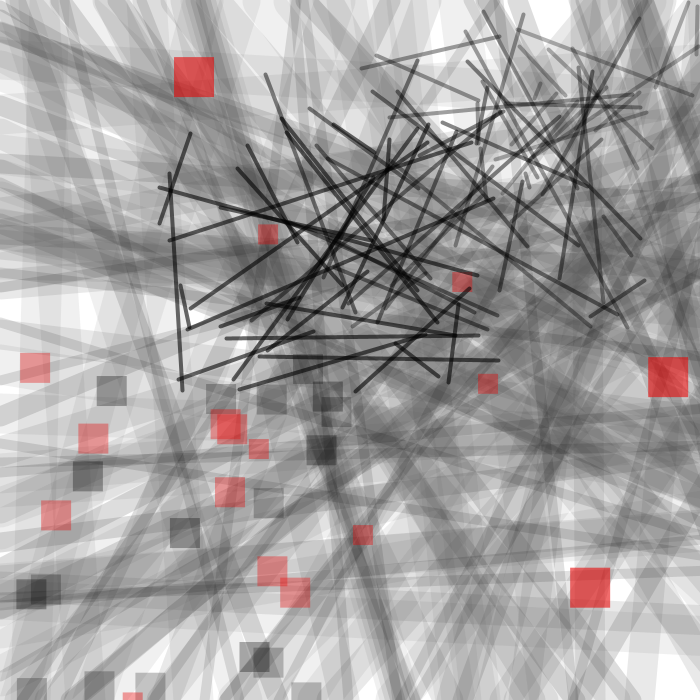
Frame 1 (no input)
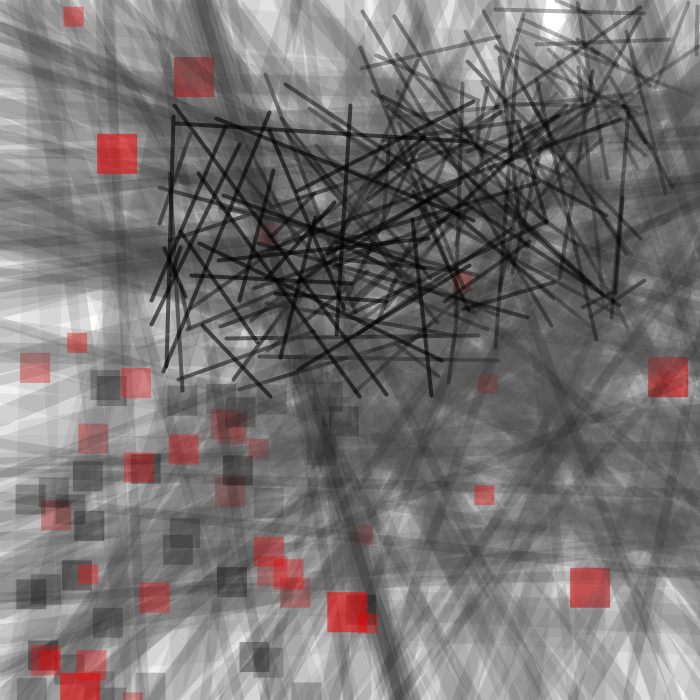
Frame 2 (the mouse pressed at the canvas centre, redrawn once)

The Processing sketch that drew these frames (run headless with seeded random() and noise(); the mouse was pressed at the canvas centre and the sketch redrawn once):

// Processing sketch: processing_173656
// ── processing_173656.pde

void setup(){
size (700,700);
background (255);
}

void draw(){
   noLoop();
   
   stroke (70,20);
    strokeWeight(40);
    smooth();
    line(200,0,400,700);
    line(random (0,1000),0,random(0,1000),700);
      line(random (0,1000),0,random(0,1000),700);
        line(random (0,1000),0,random(0,1000),700);
          line(random (0,1000),0,random(0,1000),700);
            line(random (0,1000),0,random(0,1000),700);
            line(random (0,1000),0,random(0,1000),700);
            line(random (0,1000),0,random(0,1000),700);
            line(random (0,1000),0,random(0,1000),700);
            line(random (0,1000),0,random(0,1000),700);
              line(random (0,1000),0,random(0,1000),700);
line(random (0,1000),0,random(0,1000),700);
line(random (0,1000),0,random(0,1000),700);
line(random (0,1000),0,random(0,1000),700);
line(random (0,1000),0,random(0,1000),700);
line(random (0,1000),0,random(0,1000),700);
line(random (0,1000),0,random(0,1000),700);
line(random (0,1000),0,random(0,1000),700);
line(random (0,1000),0,random(0,1000),700);
line(random (0,1000),0,random(0,1000),700);
line(random (0,1000),0,random(0,1000),700);
line(random (0,1000),0,random(0,1000),700);
line(random (0,1000),0,random(0,1000),700);

line(0, random(0,700),1000,random(0,700));
line(0, random(0,700),1000,random(0,700));
line(0, random(0,700),1000,random(0,700));
line(0, random(0,700),1000,random(0,700));
line(0, random(0,700),1000,random(0,700));
line(0, random(0,700),1000,random(0,700));
line(0, random(0,700),1000,random(0,700));
line(0, random(0,700),1000,random(0,700));
line(0, random(0,700),1000,random(0,700));
line(0, random(0,700),1000,random(0,700));
line(0, random(0,700),1000,random(0,700));
line(0, random(0,700),1000,random(0,700));
line(0, random(0,700),1000,random(0,700));
line(0, random(0,700),1000,random(0,700));
line(0, random(0,700),1000,random(0,700));
line(0, random(0,700),1000,random(0,700));
line(0, random(0,700),1000,random(0,700));
line(0, random(0,700),1000,random(0,700));
line(0, random(0,700),1000,random(0,700));
line(0, random(0,700),1000,random(0,700));
line(0, random(0,700),1000,random(0,700));
line(0, random(0,700),1000,random(0,700));
line(0, random(0,700),1000,random(0,700));
line(0, random(0,700),1000,random(0,700));

 stroke (70,30);
    strokeWeight(30);
    smooth();
    line(200,0,400,700);
    line(random (0,1000),0,random(0,1000),700);
      line(random (0,1000),0,random(0,1000),700);
        line(random (0,1000),0,random(0,1000),700);
          line(random (0,1000),0,random(0,1000),700);
            line(random (0,1000),0,random(0,1000),700);
            line(random (0,1000),0,random(0,1000),700);
            line(random (0,1000),0,random(0,1000),700);
            line(random (0,1000),0,random(0,1000),700);
            line(random (0,1000),0,random(0,1000),700);
              line(random (0,1000),0,random(0,1000),700);
line(random (0,1000),0,random(0,1000),700);
line(random (0,1000),0,random(0,1000),700);
line(random (0,1000),0,random(0,1000),700);
line(random (0,1000),0,random(0,1000),700);
line(random (0,1000),0,random(0,1000),700);
line(random (0,1000),0,random(0,1000),700);
line(random (0,1000),0,random(0,1000),700);
line(random (0,1000),0,random(0,1000),700);
line(random (0,1000),0,random(0,1000),700);
line(random (0,1000),0,random(0,1000),700);
line(random (0,1000),0,random(0,1000),700);
line(random (0,1000),0,random(0,1000),700);

line(0, random(0,700),1000,random(0,700));
line(0, random(0,700),1000,random(0,700));
line(0, random(0,700),1000,random(0,700));
line(0, random(0,700),1000,random(0,700));
line(0, random(0,700),1000,random(0,700));
line(0, random(0,700),1000,random(0,700));
line(0, random(0,700),1000,random(0,700));
line(0, random(0,700),1000,random(0,700));
line(0, random(0,700),1000,random(0,700));
line(0, random(0,700),1000,random(0,700));
line(0, random(0,700),1000,random(0,700));
line(0, random(0,700),1000,random(0,700));
line(0, random(0,700),1000,random(0,700));

line(0, random(0,700),1000,random(0,700));
    noLoop();
    
     stroke (80,50);
    strokeWeight(20);
    smooth();
    line(200,0,400,700);
    line(random (0,1000),0,random(0,1000),700);
      line(random (0,1000),0,random(0,1000),700);
        line(random (0,1000),0,random(0,1000),700);
          line(random (0,1000),0,random(0,1000),700);
            line(random (0,1000),0,random(0,1000),700);
            line(random (0,1000),0,random(0,1000),700);
            line(random (0,1000),0,random(0,1000),700);
            line(random (0,1000),0,random(0,1000),700);
            line(random (0,1000),0,random(0,1000),700);
              line(random (0,1000),0,random(0,1000),700);
line(random (0,1000),0,random(0,1000),700);
line(random (0,1000),0,random(0,1000),700);
line(random (0,1000),0,random(0,1000),700);
line(random (0,1000),0,random(0,1000),700);
line(random (0,1000),0,random(0,1000),700);
line(random (0,1000),0,random(0,1000),700);
line(random (0,1000),0,random(0,1000),700);
line(random (0,1000),0,random(0,1000),700);
line(random (0,1000),0,random(0,1000),700);
line(random (0,1000),0,random(0,1000),700);
line(random (0,1000),0,random(0,1000),700);
line(random (0,1000),0,random(0,1000),700);


line(0, random(0,700),1000,random(0,700));
line(0, random(0,700),1000,random(0,700));
line(0, random(0,700),1000,random(0,700));
line(0, random(0,700),1000,random(0,700));
line(0, random(0,700),1000,random(0,700));
line(0, random(0,700),1000,random(0,700));
line(0, random(0,700),1000,random(0,700));
line(0, random(0,700),1000,random(0,700));
line(0, random(0,700),1000,random(0,700));
line(0, random(0,700),1000,random(0,700));
line(0, random(0,700),1000,random(0,700));

 stroke (0,30);
    strokeWeight(10);
    smooth();
    line(200,0,400,700);
    line(random (0,1000),0,random(0,1000),700);
      line(random (0,1000),0,random(0,1000),700);
        line(random (0,1000),0,random(0,1000),700);
          line(random (0,1000),0,random(0,1000),700);
            line(random (0,1000),0,random(0,1000),700);
            line(random (0,1000),0,random(0,1000),700);
            line(random (0,1000),0,random(0,1000),700);
            line(random (0,1000),0,random(0,1000),700);
            line(random (0,1000),0,random(0,1000),700);
              line(random (0,1000),0,random(0,1000),700);
line(random (0,1000),0,random(0,1000),700);

line(random (0,1000),0,random(0,1000),700);
line(random (0,1000),0,random(0,1000),700);
line(random (0,1000),0,random(0,1000),700);
line(random (0,1000),0,random(0,1000),700);
line(random (0,1000),0,random(0,1000),700);


line(0, random(0,700),1000,random(0,700));
line(0, random(0,700),1000,random(0,700));
line(0, random(0,700),1000,random(0,700));
line(0, random(0,700),1000,random(0,700));
line(0, random(0,700),1000,random(0,700));
line(0, random(0,700),1000,random(0,700));
line(0, random(0,700),1000,random(0,700));
line(0, random(0,700),1000,random(0,700));
line(0, random(0,700),1000,random(0,700));
line(0, random(0,700),1000,random(0,700));
line(0, random(0,700),1000,random(0,700));
line(0, random(0,700),1000,random(0,700));
  
 noStroke();
 smooth();
 fill(0,60);
 rect(random (0,350),random (350,700),30,30);
  rect(random (0,350),random (350,700),30,30);
  rect(random (0,350),random (350,700),30,30);
 rect(random (0,350),random (350,700),30,30);
 rect(random (0,350),random (350,700),30,30);
 rect(random (0,350),random (350,700),30,30); 
  rect(random (0,350),random (350,700),30,30);
  rect(random (0,350),random (350,700),30,30);
  rect(random (0,350),random (350,700),30,30);
  rect(random (0,350),random (350,700),30,30);
  rect(random (0,350),random (350,700),30,30);
  
   fill(0,80);
   rect(random (0,350),random (350,700),30,30);
    rect(random (0,350),random (350,700),30,30);
     rect(random (0,350),random (350,700),30,30);
      rect(random (0,350),random (350,700),30,30);
       rect(random (0,350),random (350,700),30,30);
        rect(random (0,350),random (350,700),30,30);
         rect(random (0,350),random (350,700),30,30);
         fill(232,5,5,90);
         rect(random (0,350),random (350,700),30,30);
         rect(random (0,350),random (350,700),30,30);
         rect(random (0,350),random (350,700),30,30);
         rect(random (0,350),random (350,700),30,30);
         rect(random (0,350),random (350,700),30,30);
          rect(random (0,350),random (350,700),30,30);
           rect(random (0,350),random (350,700),30,30);
            rect(random (0,350),random (350,700),30,30);
         fill(232,5,5,97);
         rect(random (0,700),random (0,700),20,20);
         rect(random (0,700),random (0,700),20,20);
         rect(random (0,700),random (0,700),20,20);
         rect(random (0,700),random (0,700),20,20);
         rect(random (0,700),random (0,700),20,20);
         rect(random (0,700),random (0,700),20,20);
         fill(232,5,5,150);
    rect(random (0,700),random (0,700),40,40);
       rect(random (0,700),random (0,700),40,40);
          rect(random (0,700),random (0,700),40,40);
          
           stroke (0,75);
    strokeWeight(4);
    smooth();
     line(random (480,700),random(0,200),random(480,700),random(0,200));
     line(random (480,700),random(0,200),random(480,700),random(0,200));
     line(random (480,700),random(0,200),random(480,700),random(0,200));
     line(random (480,700),random(0,200),random(480,700),random(0,200));
      line(random (480,700),random(0,200),random(480,700),random(0,200));
     line(random (480,700),random(0,200),random(480,700),random(0,200));
     line(random (480,700),random(0,200),random(480,700),random(0,200));
     line(random (480,700),random(0,200),random(480,700),random(0,200));

 line(random (480,700),random(0,200),random(480,700),random(0,200));
     line(random (480,700),random(0,200),random(480,700),random(0,200));
     line(random (480,700),random(0,200),random(480,700),random(0,200));
     line(random (480,700),random(0,200),random(480,700),random(0,200));

 line(random (480,700),random(0,200),random(480,700),random(0,200));
     line(random (480,700),random(0,200),random(480,700),random(0,200));




          
  stroke (0,95);
    strokeWeight(4);
    smooth();
     line(random (350,650),random(7,350),random(350,650),random(7,350));
   line(random (350,650),random(7,350),random(350,650),random(7,350));
   line(random (350,650),random(7,350),random(350,650),random(7,350));  line(random (350,650),random(7,350),random(350,650),random(7,350));
  line(random (350,650),random(7,350),random(350,650),random(7,350));
   line(random (350,650),random(7,350),random(350,650),random(7,350));
    line(random (350,650),random(7,350),random(350,650),random(7,350));
     line(random (350,650),random(7,350),random(350,650),random(7,350));
      line(random (350,650),random(7,350),random(350,650),random(7,350));
       line(random (350,650),random(7,350),random(350,650),random(7,350));
        line(random (350,650),random(7,350),random(350,650),random(7,350));
         line(random (350,650),random(7,350),random(350,650),random(7,350));
          line(random (350,650),random(7,350),random(350,650),random(7,350));
           line(random (350,650),random(7,350),random(350,650),random(7,350));
            line(random (350,650),random(7,350),random(350,650),random(7,350));
             line(random (350,650),random(7,350),random(350,650),random(7,350));
              line(random (350,650),random(7,350),random(350,650),random(7,350));
               line(random (350,650),random(7,350),random(350,650),random(7,350));
                line(random (350,650),random(7,350),random(350,650),random(7,350));

    
     stroke (0,120);
    strokeWeight(4);
    smooth();
    
    line(random (250,650),random(50,350),random(250,650),random(50,350));
    line(random (250,650),random(50,350),random(250,650),random(50,350));
     line(random (250,650),random(50,350),random(250,650),random(50,350));
      line(random (250,650),random(50,350),random(250,650),random(50,350));
       line(random (250,650),random(50,350),random(250,650),random(50,350));
    line(random (250,650),random(50,350),random(250,650),random(50,350));
     line(random (250,650),random(50,350),random(250,650),random(50,350));
      line(random (250,650),random(50,350),random(250,650),random(50,350));
       line(random (250,650),random(50,350),random(250,650),random(50,350));
    line(random (250,650),random(50,350),random(250,650),random(50,350));
     line(random (250,650),random(50,350),random(250,650),random(50,350));
      line(random (250,650),random(50,350),random(250,650),random(50,350));
       line(random (250,650),random(50,350),random(250,650),random(50,350));
    line(random (250,650),random(50,350),random(250,650),random(50,350));
     line(random (250,650),random(50,350),random(250,650),random(50,350));
      line(random (250,650),random(50,350),random(250,650),random(50,350));
       line(random (250,650),random(50,350),random(250,650),random(50,350));
    line(random (250,650),random(50,350),random(250,650),random(50,350));
     line(random (250,650),random(50,350),random(250,650),random(50,350));
      line(random (250,650),random(50,350),random(250,650),random(50,350));
    
     stroke (0,150);
    strokeWeight(4);
    smooth();
    
    line(random (150,500),random(100,400),random(150,500),random(100,400));
       
    line(random (150,500),random(100,400),random(150,500),random(100,400)); 
    line(random (150,500),random(100,400),random(150,500),random(100,400)); 
    line(random (150,500),random(100,400),random(150,500),random(100,400));
     line(random (150,500),random(100,400),random(150,500),random(100,400));
       
    line(random (150,500),random(100,400),random(150,500),random(100,400)); 
    line(random (150,500),random(100,400),random(150,500),random(100,400)); 
    line(random (150,500),random(100,400),random(150,500),random(100,400));
     line(random (150,500),random(100,400),random(150,500),random(100,400));
       
    line(random (150,500),random(100,400),random(150,500),random(100,400)); 
    line(random (150,500),random(100,400),random(150,500),random(100,400)); 
    line(random (150,500),random(100,400),random(150,500),random(100,400));
     line(random (150,500),random(100,400),random(150,500),random(100,400));
       
    line(random (150,500),random(100,400),random(150,500),random(100,400)); 
    line(random (150,500),random(100,400),random(150,500),random(100,400)); 
    line(random (150,500),random(100,400),random(150,500),random(100,400));
     line(random (150,500),random(100,400),random(150,500),random(100,400));
       
    line(random (150,500),random(100,400),random(150,500),random(100,400)); 
    line(random (150,500),random(100,400),random(150,500),random(100,400)); 
    line(random (150,500),random(100,400),random(150,500),random(100,400));
    line(random (150,500),random(100,400),random(150,500),random(100,400)); 
    line(random (150,500),random(100,400),random(150,500),random(100,400)); 
    line(random (150,500),random(100,400),random(150,500),random(100,400));
     line(random (150,500),random(100,400),random(150,500),random(100,400));
       
    line(random (150,500),random(100,400),random(150,500),random(100,400)); 
    line(random (150,500),random(100,400),random(150,500),random(100,400)); 
    line(random (150,500),random(100,400),random(150,500),random(100,400));
    
}
